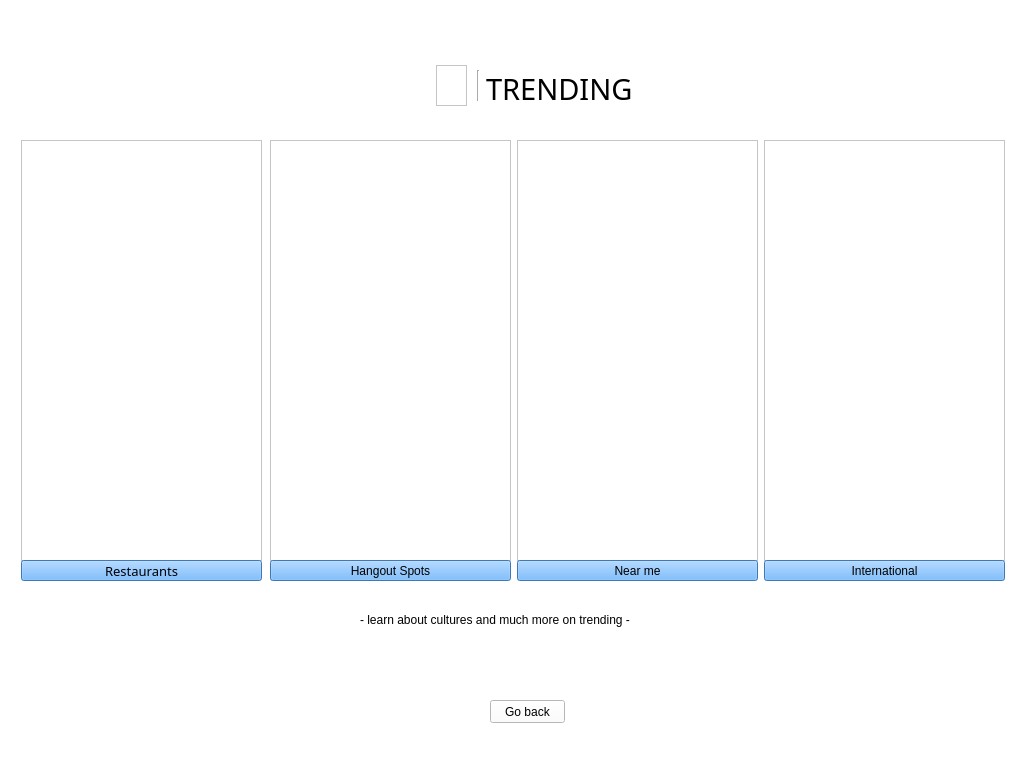
<?xml version="1.0" encoding="UTF-8"?>
<ui version="4.0">
 <class>trendingWin</class>
 <widget class="QMainWindow" name="trendingWin">
  <property name="geometry">
   <rect>
    <x>0</x>
    <y>0</y>
    <width>1024</width>
    <height>768</height>
   </rect>
  </property>
  <property name="windowTitle">
   <string>Trending</string>
  </property>
  <property name="styleSheet">
   <string notr="true">background-color: rgb(255, 255, 255);</string>
  </property>
  <widget class="QWidget" name="centralwidget">
   <widget class="QLabel" name="label_4">
    <property name="geometry">
     <rect>
      <x>360</x>
      <y>610</y>
      <width>391</width>
      <height>20</height>
     </rect>
    </property>
    <property name="styleSheet">
     <string notr="true">color: rgb(0, 0, 0);
font: 12pt &quot;DM Sans&quot;;</string>
    </property>
    <property name="text">
     <string>- learn about cultures and much more on trending -</string>
    </property>
   </widget>
   <widget class="QGraphicsView" name="graphicsView_4">
    <property name="geometry">
     <rect>
      <x>764</x>
      <y>140</y>
      <width>241</width>
      <height>421</height>
     </rect>
    </property>
    <property name="styleSheet">
     <string notr="true">border-image: url(:/newPrefix/trendin4.jfif);</string>
    </property>
   </widget>
   <widget class="QGraphicsView" name="graphicsView">
    <property name="geometry">
     <rect>
      <x>21</x>
      <y>140</y>
      <width>241</width>
      <height>421</height>
     </rect>
    </property>
    <property name="styleSheet">
     <string notr="true">border-image: url(:/newPrefix/trendin1.jpg);</string>
    </property>
   </widget>
   <widget class="QGraphicsView" name="graphicsView_2">
    <property name="geometry">
     <rect>
      <x>517</x>
      <y>140</y>
      <width>241</width>
      <height>421</height>
     </rect>
    </property>
    <property name="styleSheet">
     <string notr="true">border-image: url(:/newPrefix/trendin3.jpg);</string>
    </property>
   </widget>
   <widget class="QPushButton" name="pushButton_5">
    <property name="geometry">
     <rect>
      <x>517</x>
      <y>560</y>
      <width>241</width>
      <height>21</height>
     </rect>
    </property>
    <property name="styleSheet">
     <string notr="true">background-color: rgb(0, 85, 255);
font: 10pt &quot;DM Sans&quot;;
background-color: rgb(85, 170, 255);
</string>
    </property>
    <property name="text">
     <string>Near me</string>
    </property>
   </widget>
   <widget class="QPushButton" name="pushButton_7">
    <property name="geometry">
     <rect>
      <x>764</x>
      <y>560</y>
      <width>241</width>
      <height>21</height>
     </rect>
    </property>
    <property name="styleSheet">
     <string notr="true">background-color: rgb(0, 85, 255);
font: 10pt &quot;DM Sans&quot;;
background-color: rgb(85, 170, 255);</string>
    </property>
    <property name="text">
     <string>International</string>
    </property>
   </widget>
   <widget class="QGraphicsView" name="graphicsView_3">
    <property name="geometry">
     <rect>
      <x>270</x>
      <y>140</y>
      <width>241</width>
      <height>421</height>
     </rect>
    </property>
    <property name="styleSheet">
     <string notr="true">border-image: url(:/newPrefix/trendin2.jpg);</string>
    </property>
   </widget>
   <widget class="QPushButton" name="pushButton_3">
    <property name="geometry">
     <rect>
      <x>21</x>
      <y>560</y>
      <width>241</width>
      <height>21</height>
     </rect>
    </property>
    <property name="font">
     <font>
      <family>DM Sans</family>
      <pointsize>10</pointsize>
      <weight>50</weight>
      <italic>false</italic>
      <bold>false</bold>
     </font>
    </property>
    <property name="styleSheet">
     <string notr="true">background-color: rgb(0, 85, 255);
font: 10pt &quot;DM Sans&quot;;
background-color: rgb(85, 170, 255);</string>
    </property>
    <property name="text">
     <string>Restaurants</string>
    </property>
   </widget>
   <widget class="QPushButton" name="pushButton_6">
    <property name="geometry">
     <rect>
      <x>270</x>
      <y>560</y>
      <width>241</width>
      <height>21</height>
     </rect>
    </property>
    <property name="styleSheet">
     <string notr="true">background-color: rgb(0, 85, 255);
font: 10pt &quot;DM Sans&quot;;
background-color: rgb(85, 170, 255);</string>
    </property>
    <property name="text">
     <string>Hangout Spots</string>
    </property>
   </widget>
   <widget class="QLabel" name="label">
    <property name="geometry">
     <rect>
      <x>486</x>
      <y>68</y>
      <width>151</width>
      <height>41</height>
     </rect>
    </property>
    <property name="font">
     <font>
      <family>DM Sans</family>
      <pointsize>22</pointsize>
     </font>
    </property>
    <property name="text">
     <string>TRENDING</string>
    </property>
   </widget>
   <widget class="QGraphicsView" name="graphicsView_5">
    <property name="geometry">
     <rect>
      <x>436</x>
      <y>65</y>
      <width>31</width>
      <height>41</height>
     </rect>
    </property>
    <property name="styleSheet">
     <string notr="true">
border-image: url(:/newPrefix/TrendIcon.png);</string>
    </property>
   </widget>
   <widget class="Line" name="line">
    <property name="geometry">
     <rect>
      <x>470</x>
      <y>70</y>
      <width>16</width>
      <height>31</height>
     </rect>
    </property>
    <property name="orientation">
     <enum>Qt::Vertical</enum>
    </property>
   </widget>
   <widget class="QPushButton" name="accGoback">
    <property name="geometry">
     <rect>
      <x>490</x>
      <y>700</y>
      <width>75</width>
      <height>23</height>
     </rect>
    </property>
    <property name="styleSheet">
     <string notr="true">font: 10pt &quot;DM Sans&quot;;</string>
    </property>
    <property name="text">
     <string>Go back</string>
    </property>
   </widget>
  </widget>
 </widget>
 <resources>
  <include location="source02.qrc"/>
  <include location="trending.qrc"/>
 </resources>
 <connections/>
</ui>
